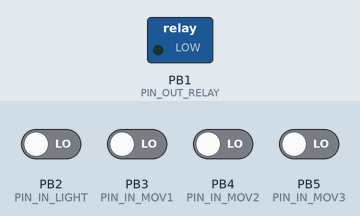
Recording of a program running on a simulated ATtiny85, built with avr-gcc and emulated at 1 MHz (the files do not name the chip). On the bench: switched loads named in the program (green lamp = pin HIGH). The inputs (shaded band) are chosen by the test bench; at power-on: PB2 (PIN_IN_LIGHT), PB3 (PIN_IN_MOV1), PB4 (PIN_IN_MOV2), PB5 (PIN_IN_MOV3) LOW.

Above: at 1.2 s.
1.3 s: PB2 (PIN_IN_LIGHT) driven HIGH and PB3 (PIN_IN_MOV1) driven HIGH
At 1.31 s:
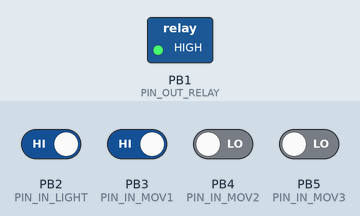
2.8 s: PB4 (PIN_IN_MOV2) driven HIGH
At 4.0 s:
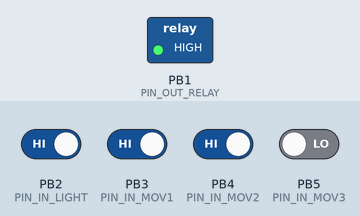
4.3 s: PB2 (PIN_IN_LIGHT) driven LOW
At 5.1 s:
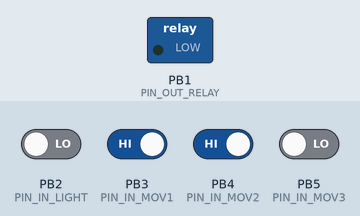
Timing chart, 0 to 7.3 s (numbered marks = the images above; inputs shaded):
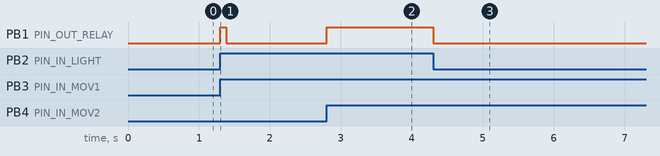

Measured:
- after the input at 1.3 s, PB1 (PIN_OUT_RELAY): LOW → HIGH at once, → LOW 0.09 s later
- after the input at 2.8 s, PB1 (PIN_OUT_RELAY): LOW → HIGH at once
- after the input at 4.3 s, PB1 (PIN_OUT_RELAY): HIGH → LOW at once

The program:

main.cpp
```cpp
#define F_CPU	1000000UL  // 1MHz (8/8 by FUSES)

#include <avr/io.h>
#include <avr/interrupt.h>
#include <util/delay.h>

/************************************************************************/
/* Function prototypes and global variables                             */
/************************************************************************/
// FUSES:
// PINS:	RESET disabled, SPI disabled, SELFPROG disabled
// CLOCK:	8MHz/8 from internal RC oscillator, CKOUT off, WDT off
// EEPROM:	EESAVE off
// LOCKBT:	Lock1 and Lock2 off
#define PIN_ERROR_LED		(1<<PB0)
#define PIN_OUT_RELAY		(1<<PB1)

#define PIN_IN_LIGHT		(1<<PB2)	// pull down by resistor or #inverse?	INT0?
#define PIN_IN_MOV1			(1<<PB3)	// pull down by resistor				PCINT
#define PIN_IN_MOV2			(1<<PB4)	// pull down by resistor				PCINT
#define PIN_IN_MOV3			(1<<PB5)	// pull down by resistor				PCINT

// !!!!!!!!!!!!!!!!!!!!!!!!!!!!!!!!!!!!!!!!!!!!!!!!!!!!!!!!!!!!!!!!!!!!!!!!!!!!!
#define LIGHTS_TIMEOUT		(10)		// Turn off lights after X inactive seconds
// !!!!!!!!!!!!!!!!!!!!!!!!!!!!!!!!!!!!!!!!!!!!!!!!!!!!!!!!!!!!!!!!!!!!!!!!!!!!!

#define TIMER_1MHZ_COMP		(122)		// TODO: Measure the value for 1 sec delay.
#define TIMER_1HZ_PRESC		(8)			// (1_000_000 / 1024 / 122 / _8_) == 1Hz == 0.1 sec
#define	TIMER_10SEC_COMP	(TIMER_1HZ_PRESC * LIGHTS_TIMEOUT)	// (1 / _10_) == 0.1Hz == 10 sec // 8 * 8 = 64

struct state
{
	union
	{
		uint8_t any;
		struct
		{
			uint8_t move_sensor_1	: 1;
			uint8_t move_sensor_2	: 1;
			uint8_t move_sensor_3	: 1;
			uint8_t light_sensor	: 1;
			uint8_t	/*padding*/		: 4;
		};
	} input;

	union
	{
		uint8_t all;
		struct
		{
			uint8_t relay			: 1;
			uint8_t	/*padding*/		: 7;
		};
	} output;

	union
	{
		uint8_t all;
		struct
		{
			uint8_t state			: 1;
			uint8_t	timeout			: 7;
		};
	} timer;
};

void initialize(volatile state& state_ptr);

inline void relay_on();
inline void relay_off();

inline void timer_stop();
inline void timer_start();

inline uint8_t is_relay_on();
inline uint8_t is_daylight_detected();
inline uint8_t is_movement_detected();

static volatile state g_state { 0 };

/************************************************************************/
/* Main logic                                                           */
/************************************************************************/
int main(void)
{
	initialize(g_state);

	timer_start();

    while (1)
    {
		if (is_daylight_detected())
		{
			relay_off();
			timer_stop();
		}
	}
}

void initialize(volatile state& state_ref)
{
	cli();

	// Setup ports mode
	DDRB |= (PIN_OUT_RELAY); // | PIN_ERROR_LED);

	state_ref.output.all = 0;

	// Setup timers
	OSCCAL = 0x8A;

	OCR0A = TIMER_1MHZ_COMP;  // TODO: Measure the value for 1 sec delay.
	TIMSK |= (1<<OCIE0A);  // Enable interrupts on COMPA
	TCCR0A |= (1<<WGM01);  // Set timer0 CTC mode

	// Setup interrupts
	MCUCR |= (1<<ISC00);  // Any logical change for EXTI
	GIMSK |= ((1<<INT0) | (1<<PCIE));  // Enable EXTI and PCINT

	PCMSK |= ((1<<PCINT3) | (1<<PCINT4) | (1<<PCINT5)); // PCINT for MOV pins only

	TCCR0B |= ((1<<CS00) | (1<<CS02));

	sei();
}

inline void timer_start()
{
	if (is_daylight_detected())
	{
		return timer_stop();
	}

	// Reset global timer0 stop flag, set timer state to True
	g_state.timer.all = 1;
	return;
}

inline void timer_stop()
{
	// Reset global timer0 stop flag
	g_state.timer.all = 0;
	return;
}

inline void relay_on()
{
	if (is_daylight_detected())
	{
		return relay_off();
	}

	PORTB |= PIN_OUT_RELAY;

	return timer_start();
}

inline void relay_off()
{
	cli();

	timer_stop();
	PORTB &= ~(PIN_OUT_RELAY);

	sei();
}

inline uint8_t is_relay_on()
{
	return (PINB & PIN_OUT_RELAY);
}

inline uint8_t is_movement_detected()
{
	return PINB & (PIN_IN_MOV1 | PIN_IN_MOV2 | PIN_IN_MOV3);
}

inline uint8_t is_daylight_detected()
{
	// #inverse signal
	return !(PINB & PIN_IN_LIGHT);
}

/************************************************************************/
/* Interrupts                                                           */
/************************************************************************/
ISR(TIMER0_COMPA_vect)
{
	if (g_state.timer.state == 0)
	{
		return relay_off();
	}

	// Hit OVF ISR every 1/8 seconds (80Hz) at 1024 prescaler
	if (g_state.timer.timeout++ > TIMER_10SEC_COMP)
	{
		return relay_off();
	}
}

ISR(PCINT0_vect)
{
	if (is_movement_detected())
	{
		return relay_on();
	}
}

// EXTI from light density sensor.
// Sets relay control policy for the main loop when MVT sensors activate
ISR(INT0_vect)
{
	if (is_movement_detected())
	{
		relay_on();
	}
	else
	{
		relay_off();
	}
}
```
